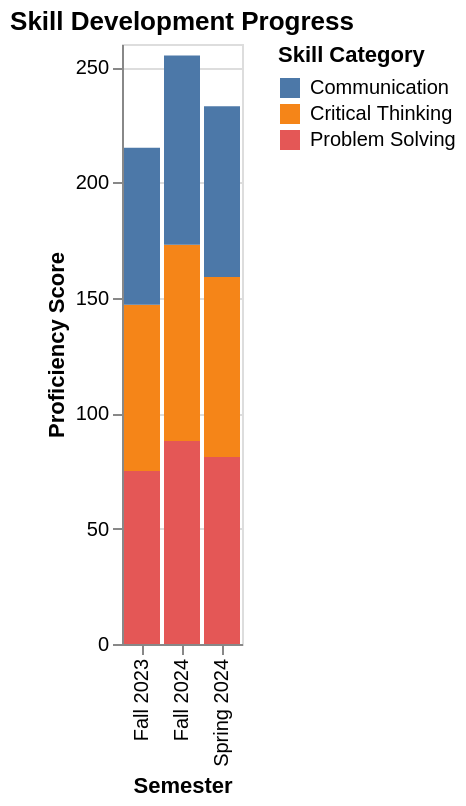

Vega-Lite specification stored for this chart:
### Vega-Lite specification from a JSON file in a GitHub repository (floating-point values rounded to 4 significant figures)
{"$schema": "https://vega.github.io/schema/vega-lite/v6.json", "description": "Skill assessment by category", "data": {"values": [{"semester": "Fall 2023", "skill": "Critical Thinking", "proficiency": 72}, {"semester": "Fall 2023", "skill": "Communication", "proficiency": 68}, {"semester": "Fall 2023", "skill": "Problem Solving", "proficiency": 75}, {"semester": "Spring 2024", "skill": "Critical Thinking", "proficiency": 78}, {"semester": "Spring 2024", "skill": "Communication", "proficiency": 74}, {"semester": "Spring 2024", "skill": "Problem Solving", "proficiency": 81}, {"semester": "Fall 2024", "skill": "Critical Thinking", "proficiency": 85}, {"semester": "Fall 2024", "skill": "Communication", "proficiency": 82}, {"semester": "Fall 2024", "skill": "Problem Solving", "proficiency": 88}]}, "mark": "bar", "encoding": {"x": {"field": "semester", "type": "ordinal", "axis": {"title": "Semester"}}, "y": {"field": "proficiency", "type": "quantitative", "axis": {"title": "Proficiency Score"}}, "color": {"field": "skill", "type": "nominal", "legend": {"title": "Skill Category"}}}, "title": "Skill Development Progress"}
